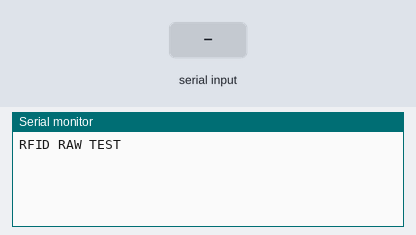
A sketch run on a simulated Arduino Mega 2560, built with avr-gcc and run on an emulated ATmega2560. Parts: the last lines printed to the serial monitor. The inputs (shaded band) are chosen by the test bench.

Above: at 1.2 s.
1.3 s: "1" received over the second serial link
At 2.5 s:
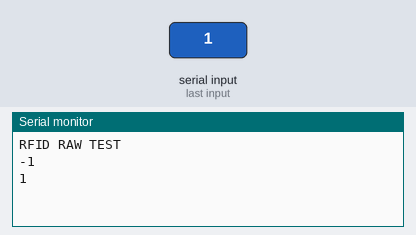
2.8 s: "0" received over the second serial link
At 3.6 s:
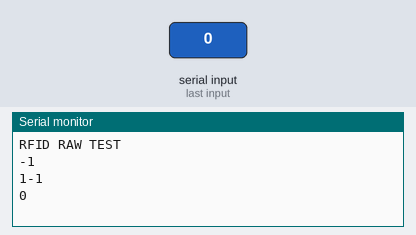
Timing chart, 0 to 5.8 s (numbered marks = the images above; inputs shaded):
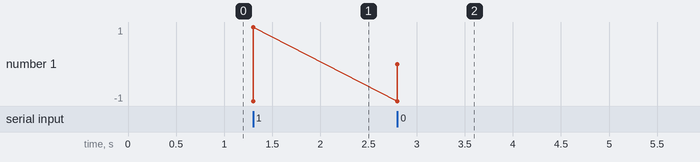

The sketch:

SoftwareSerial_Raw.ino
```cpp
#include <SoftwareSerial.h>

SoftwareSerial SoftSerial(19, 23);
unsigned char buffer[64];
int count = 0;

void setup() {
    SoftSerial.begin(9600);
    Serial.begin(115200);
    Serial.println("RFID RAW TEST");
}

void loop() {
    // if date is coming from software serial port ==> data is coming from SoftSerial shield
    if (SoftSerial.available())
    {
        while(SoftSerial.available())               // reading data into char array
        {
            buffer[count++] = SoftSerial.read();      // writing data into array
            if(count == 64)break;
            Serial.println(SoftSerial.read());
        }
        Serial.write(buffer, count);     // if no data transmission ends, write buffer to hardware serial port
        clearBufferArray();             // call clearBufferArray function to clear the stored data from the array
        count = 0;                      // set counter of while loop to zero
    }
    if (Serial.available())             // if data is available on hardware serial port ==> data is coming from PC or notebook
    SoftSerial.write(Serial.read());    // write it to the SoftSerial shield


}

void clearBufferArray() {
    for (int i=0; i<count; i++)
    {
        buffer[i]=NULL;
    }
}
```

Measured:
- after the input at 1.3 s, the serial monitor: prints a new line at once (image 1)
- after the input at 2.8 s, the serial monitor: prints a new line at once (image 2)
- plotted number 1: 1 → 0 after the input at 2.8 s
